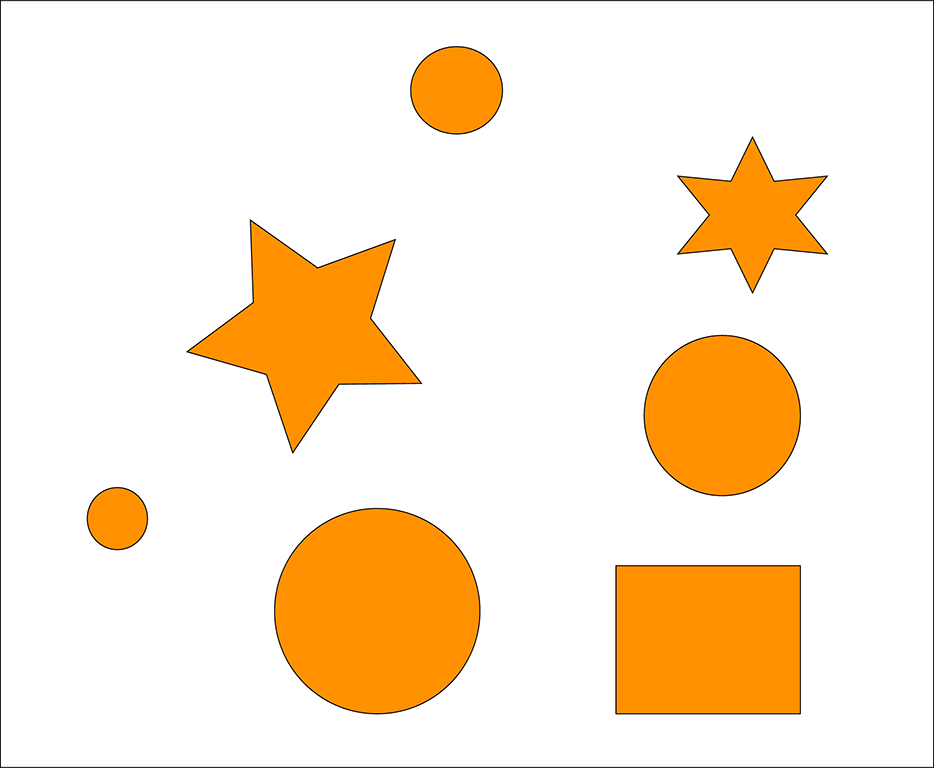
#> input picture aula02/stars_in.png, 934 x 768 px
$ jupyter execute temp_convert_colors.ipynb   (shell and % lines are left out)
#> lines starting #> are read from the running program, lines starting #| are printed output that depends on the picture
This script generates a *gaussian noise* on H,S and V components of an image

[cell 1]
import cv2
import numpy as np
import matplotlib.pyplot as plt
import imutils
import pandas as pd
from scipy.stats import norm

[cell 2]
bgr = cv2.imread("stars_in.png")
#> bgr is the input picture: shape (768, 934, 3); mean B, G, R 209.8, 234, 252.3

[cell 3]
plt.imshow(bgr)

[cell 4]
plt.imshow(imutils.opencv2matplotlib(bgr))

[cell 5]
hsv = cv2.cvtColor(bgr, cv2.COLOR_BGR2HSV)
#> hsv: shape (768, 934, 3); mean H, S, V 3.5, 43.7, 252.5

[cell 6]
def plot_hists(hsv):
    plt.hist(hsv[:,:,0].flatten(), color="r", bins=30);#, label="H");
    plt.hist(hsv[:,:,1].flatten(), color="g", bins=30);#, label="S");
    plt.hist(hsv[:,:,2].flatten(), color="b", bins=30);#, label="V");
    plt.legend(("H","S", "V"), loc="upper right")

[cell 7]
plot_hists(hsv)
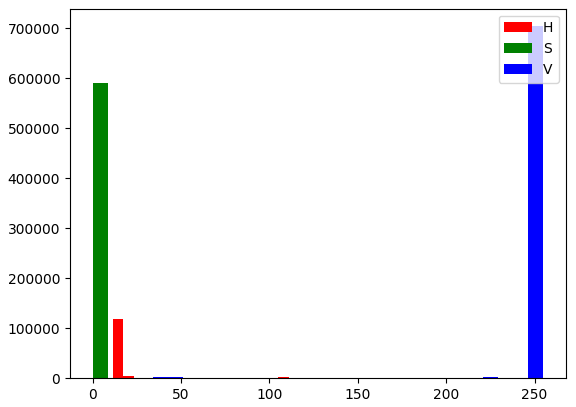
#> figure drawn by matplotlib, 1 panel; tallest bar 591533 high, from x = -4.44e-16 to 5.83; tallest bar 591462 high, from x = 0 to 8.5; tallest bar 704534 high, from x = 246.5 to 255

[cell 8]
pd.Series(hsv[:,:,0].flatten()).value_counts()

[cell 9]
hsv.shape
#> Out = (768, 934, 3)

[cell 10]
plt.imshow(hsv[:,:,0], cmap="Greys_r", vmin=0, vmax=255)
plt.legend("H")
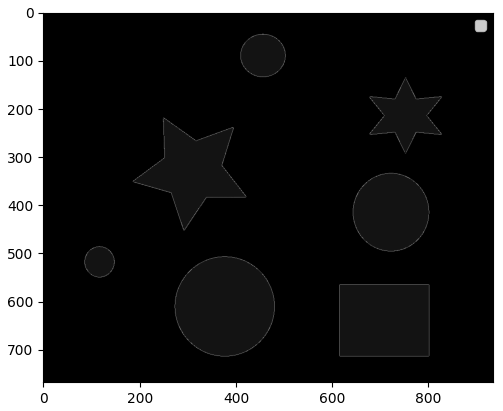
#> figure drawn by matplotlib, 1 panel

[cell 11]
plt.imshow(hsv[:,:,1], cmap="Greys_r", vmin=0, vmax=255)
plt.legend("S")
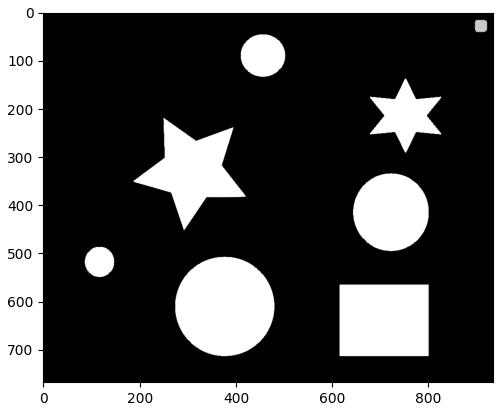
#> figure drawn by matplotlib, 1 panel

[cell 12]
plt.imshow(hsv[:,:,2], cmap="Greys_r", vmin=0, vmax=255)
plt.legend("V")
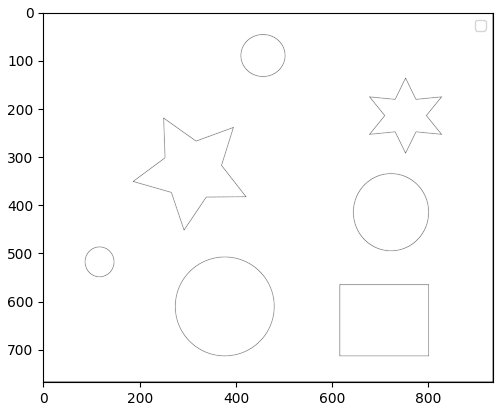
#> figure drawn by matplotlib, 1 panel

[cell 13]
plt.hist(hsv[2].flatten())
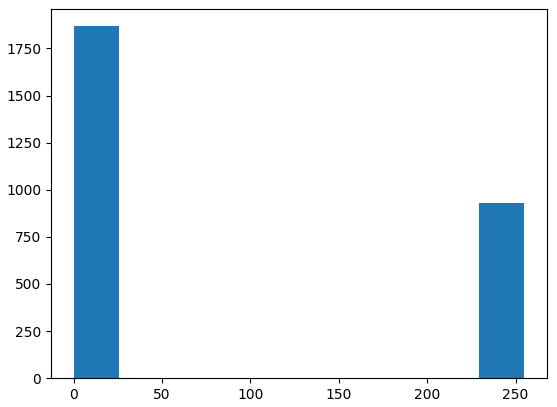
#> figure drawn by matplotlib, 1 panel; tallest bar 1868 high, from x = 0 to 25.5

[cell 14]
saida = np.ones(hsv.shape, dtype=np.uint8)

[cell 15]
hsv.shape
#> Out = (768, 934, 3)

[cell 16]
n_h = norm(loc=20, scale=15)
n_s = norm(loc=230, scale=12)
n_v = norm(loc=230, scale=20)

[cell 17]
for i in range(hsv.shape[0]):
    for j in range(hsv.shape[1]):
        if hsv[i][j][0]==17: # se for um pixel originalmente laranja
            saida[i][j][0] = np.clip(n_h.rvs(),3,255)
            saida[i][j][1] = np.clip(n_s.rvs(),3,255)
            saida[i][j][2] = np.clip(n_v.rvs(),3,255)
        else:
            saida[i,j,:]=[100, 240,240]
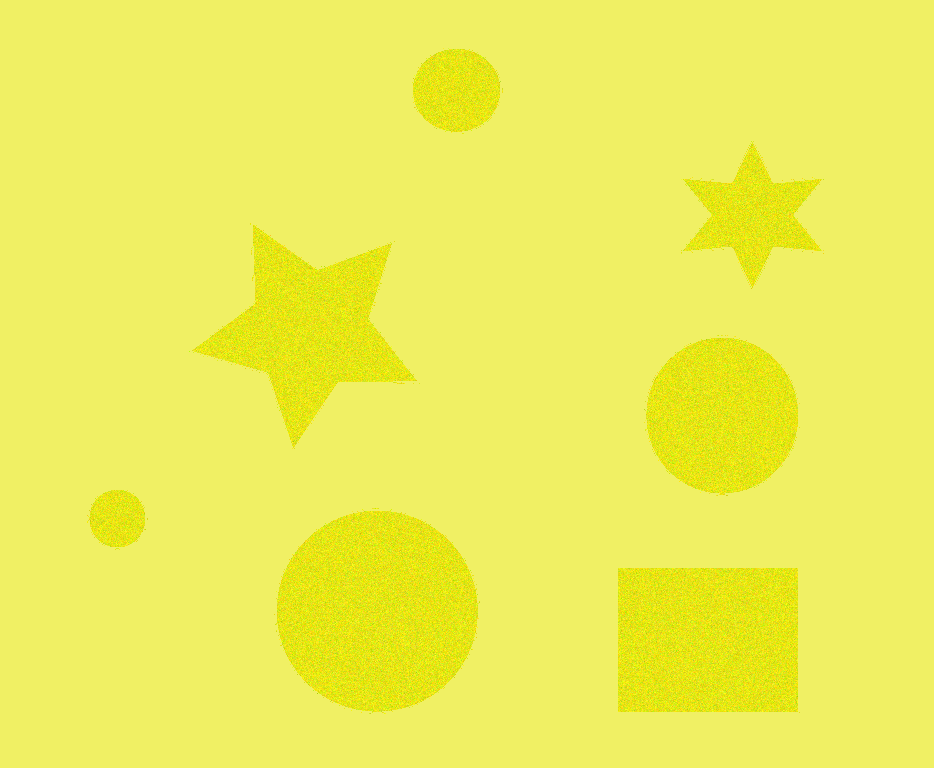
#> saida: shape (768, 934, 3); mean of channels 0, 1, 2 87.2, 238.3, 238.2; drawn as B, G, R

Ajustes

$H \sim N(30, 8)$

$S \sim N(200,15)$

$V \sim N(200, 10)$

[cell 18]
saida_bgr = cv2.cvtColor(saida, cv2.COLOR_HSV2BGR)
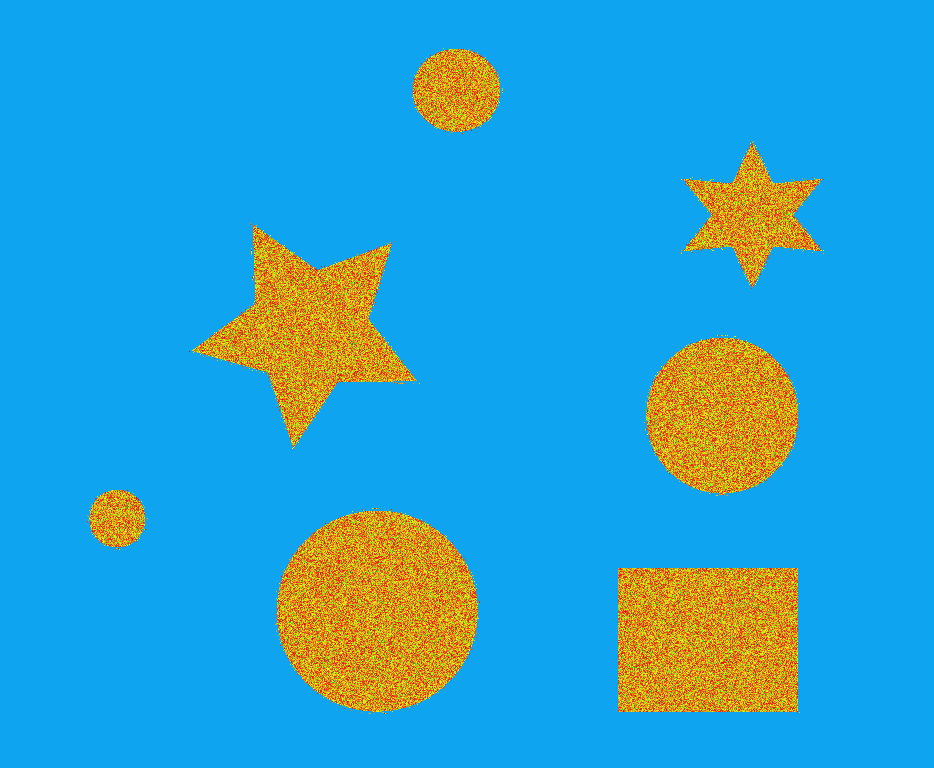
#> saida_bgr: shape (768, 934, 3); mean B, G, R 205.1, 161.5, 46.1
saida_rgb = cv2.cvtColor(saida, cv2.COLOR_HSV2RGB)

[cell 19]
plt.imshow(saida_rgb)

[cell 20]
cv2.imwrite("stars_output_4.png", saida_bgr)
#> Out = True

[cell 21]
plot_hists(saida)
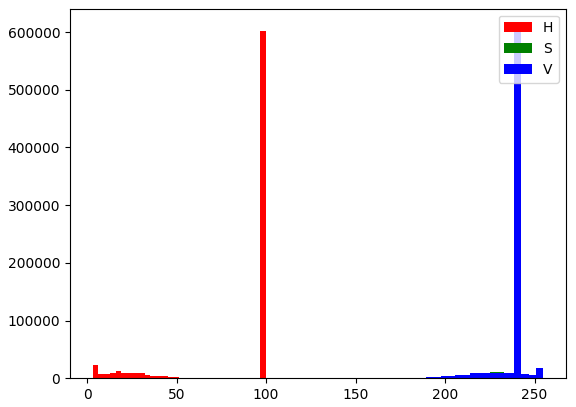
#> figure drawn by matplotlib, 1 panel; tallest bar 602208 high, from x = 96.77 to 100; tallest bar 609999 high, from x = 238.6 to 241.3; tallest bar 610192 high, from x = 238.6 to 242.7
